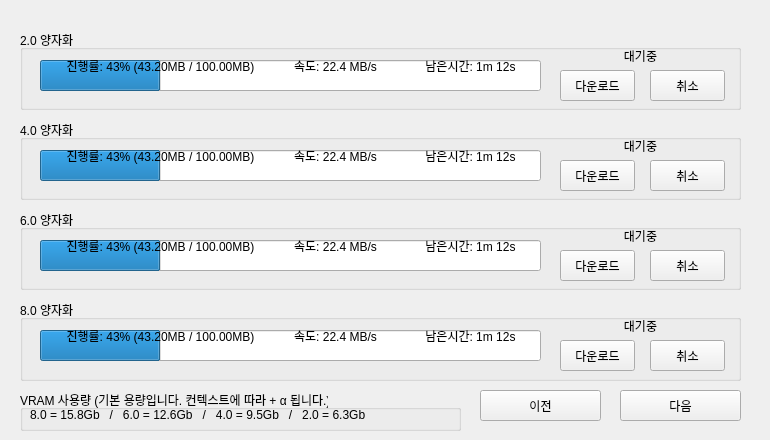
          <widget class="QWidget" name="tab_8">
           <attribute name="title">
            <string>Phi-4</string>
           </attribute>
           <widget class="QStackedWidget" name="Phi4StackedWidget">
            <property name="geometry">
             <rect>
              <x>0</x>
              <y>0</y>
              <width>761</width>
              <height>431</height>
             </rect>
            </property>
            <property name="styleSheet">
             <string notr="true"/>
            </property>
            <property name="currentIndex">
             <number>0</number>
            </property>
            <widget class="QWidget" name="page_7">
             <widget class="QGroupBox" name="groupBox_33">
              <property name="geometry">
               <rect>
                <x>20</x>
                <y>30</y>
                <width>721</width>
                <height>80</height>
               </rect>
              </property>
              <property name="title">
               <string>2.0 양자화</string>
              </property>
              <widget class="QProgressBar" name="Phi4_2_0ProgressBar">
               <property name="geometry">
                <rect>
                 <x>20</x>
                 <y>30</y>
                 <width>501</width>
                 <height>31</height>
                </rect>
               </property>
               <property name="value">
                <number>24</number>
               </property>
               <property name="textVisible">
                <bool>false</bool>
               </property>
              </widget>
              <widget class="QPushButton" name="Phi4_2_0CancelButton">
               <property name="geometry">
                <rect>
                 <x>630</x>
                 <y>40</y>
                 <width>75</width>
                 <height>31</height>
                </rect>
               </property>
               <property name="text">
                <string>취소</string>
               </property>
              </widget>
              <widget class="QLabel" name="Phi4_2_0SpeedLabel">
               <property name="geometry">
                <rect>
                 <x>260</x>
                 <y>20</y>
                 <width>111</width>
                 <height>31</height>
                </rect>
               </property>
               <property name="text">
                <string>속도: 22.4 MB/s</string>
               </property>
               <property name="alignment">
                <set>Qt::AlignCenter</set>
               </property>
              </widget>
              <widget class="QLabel" name="Phi4_2_0PercentLabel">
               <property name="geometry">
                <rect>
                 <x>30</x>
                 <y>20</y>
                 <width>221</width>
                 <height>31</height>
                </rect>
               </property>
               <property name="text">
                <string>진행률: 43% (43.20MB / 100.00MB)</string>
               </property>
               <property name="alignment">
                <set>Qt::AlignCenter</set>
               </property>
              </widget>
              <widget class="QLabel" name="Phi4_2_0EtaLabel">
               <property name="geometry">
                <rect>
                 <x>390</x>
                 <y>20</y>
                 <width>121</width>
                 <height>31</height>
                </rect>
               </property>
               <property name="text">
                <string>남은시간: 1m 12s</string>
               </property>
               <property name="alignment">
                <set>Qt::AlignCenter</set>
               </property>
              </widget>
              <widget class="QLabel" name="Phi4_2_0StatusLabel">
               <property name="geometry">
                <rect>
                 <x>540</x>
                 <y>10</y>
                 <width>161</width>
                 <height>31</height>
                </rect>
               </property>
               <property name="text">
                <string>대기중</string>
               </property>
               <property name="alignment">
                <set>Qt::AlignCenter</set>
               </property>
              </widget>
              <widget class="QPushButton" name="Phi4_2_0DownloadButton">
               <property name="geometry">
                <rect>
                 <x>540</x>
                 <y>40</y>
                 <width>75</width>
                 <height>31</height>
                </rect>
               </property>
               <property name="text">
                <string>다운로드</string>
               </property>
              </widget>
             </widget>
             <widget class="QGroupBox" name="groupBox_31">
              <property name="geometry">
               <rect>
                <x>20</x>
                <y>210</y>
                <width>721</width>
                <height>80</height>
               </rect>
              </property>
              <property name="title">
               <string>6.0 양자화</string>
              </property>
              <widget class="QProgressBar" name="Phi4_6_0ProgressBar">
               <property name="geometry">
                <rect>
                 <x>20</x>
                 <y>30</y>
                 <width>501</width>
                 <height>31</height>
                </rect>
               </property>
               <property name="value">
                <number>24</number>
               </property>
               <property name="textVisible">
                <bool>false</bool>
               </property>
              </widget>
              <widget class="QPushButton" name="Phi4_6_0CancelButton">
               <property name="geometry">
                <rect>
                 <x>630</x>
                 <y>40</y>
                 <width>75</width>
                 <height>31</height>
                </rect>
               </property>
               <property name="text">
                <string>취소</string>
               </property>
              </widget>
              <widget class="QLabel" name="Phi4_6_0SpeedLabel">
               <property name="geometry">
                <rect>
                 <x>260</x>
                 <y>20</y>
                 <width>111</width>
                 <height>31</height>
                </rect>
               </property>
               <property name="text">
                <string>속도: 22.4 MB/s</string>
               </property>
               <property name="alignment">
                <set>Qt::AlignCenter</set>
               </property>
              </widget>
              <widget class="QLabel" name="Phi4_6_0PercentLabel">
               <property name="geometry">
                <rect>
                 <x>30</x>
                 <y>20</y>
                 <width>221</width>
                 <height>31</height>
                </rect>
               </property>
               <property name="text">
                <string>진행률: 43% (43.20MB / 100.00MB)</string>
               </property>
               <property name="alignment">
                <set>Qt::AlignCenter</set>
               </property>
              </widget>
              <widget class="QLabel" name="Phi4_6_0EtaLabel">
               <property name="geometry">
                <rect>
                 <x>390</x>
                 <y>20</y>
                 <width>121</width>
                 <height>31</height>
                </rect>
               </property>
               <property name="text">
                <string>남은시간: 1m 12s</string>
               </property>
               <property name="alignment">
                <set>Qt::AlignCenter</set>
               </property>
              </widget>
              <widget class="QLabel" name="Phi4_6_0StatusLabel">
               <property name="geometry">
                <rect>
                 <x>540</x>
                 <y>10</y>
                 <width>161</width>
                 <height>31</height>
                </rect>
               </property>
               <property name="text">
                <string>대기중</string>
               </property>
               <property name="alignment">
                <set>Qt::AlignCenter</set>
               </property>
              </widget>
              <widget class="QPushButton" name="Phi4_6_0DownloadButton">
               <property name="geometry">
                <rect>
                 <x>540</x>
                 <y>40</y>
                 <width>75</width>
                 <height>31</height>
                </rect>
               </property>
               <property name="text">
                <string>다운로드</string>
               </property>
              </widget>
             </widget>
             <widget class="QGroupBox" name="groupBox_32">
              <property name="geometry">
               <rect>
                <x>20</x>
                <y>300</y>
                <width>721</width>
                <height>81</height>
               </rect>
              </property>
              <property name="title">
               <string>8.0 양자화</string>
              </property>
              <widget class="QProgressBar" name="Phi4_8_0ProgressBar">
               <property name="geometry">
                <rect>
                 <x>20</x>
                 <y>30</y>
                 <width>501</width>
                 <height>31</height>
                </rect>
               </property>
               <property name="value">
                <number>24</number>
               </property>
               <property name="textVisible">
                <bool>false</bool>
               </property>
              </widget>
              <widget class="QPushButton" name="Phi4_8_0CancelButton">
               <property name="geometry">
                <rect>
                 <x>630</x>
                 <y>40</y>
                 <width>75</width>
                 <height>31</height>
                </rect>
               </property>
               <property name="text">
                <string>취소</string>
               </property>
              </widget>
              <widget class="QLabel" name="Phi4_8_0SpeedLabel">
               <property name="geometry">
                <rect>
                 <x>260</x>
                 <y>20</y>
                 <width>111</width>
                 <height>31</height>
                </rect>
               </property>
               <property name="text">
                <string>속도: 22.4 MB/s</string>
               </property>
               <property name="alignment">
                <set>Qt::AlignCenter</set>
               </property>
              </widget>
              <widget class="QLabel" name="Phi4_8_0PercentLabel">
               <property name="geometry">
                <rect>
                 <x>30</x>
                 <y>20</y>
                 <width>221</width>
                 <height>31</height>
                </rect>
               </property>
               <property name="text">
                <string>진행률: 43% (43.20MB / 100.00MB)</string>
               </property>
               <property name="alignment">
                <set>Qt::AlignCenter</set>
               </property>
              </widget>
              <widget class="QLabel" name="Phi4_8_0EtaLabel">
               <property name="geometry">
                <rect>
                 <x>390</x>
                 <y>20</y>
                 <width>121</width>
                 <height>31</height>
                </rect>
               </property>
               <property name="text">
                <string>남은시간: 1m 12s</string>
               </property>
               <property name="alignment">
                <set>Qt::AlignCenter</set>
               </property>
              </widget>
              <widget class="QLabel" name="Phi4_8_0StatusLabel">
               <property name="geometry">
                <rect>
                 <x>540</x>
                 <y>10</y>
                 <width>161</width>
                 <height>31</height>
                </rect>
               </property>
               <property name="text">
                <string>대기중</string>
               </property>
               <property name="alignment">
                <set>Qt::AlignCenter</set>
               </property>
              </widget>
              <widget class="QPushButton" name="Phi4_8_0DownloadButton">
               <property name="geometry">
                <rect>
                 <x>540</x>
                 <y>40</y>
                 <width>75</width>
                 <height>31</height>
                </rect>
               </property>
               <property name="text">
                <string>다운로드</string>
               </property>
              </widget>
             </widget>
             <widget class="QGroupBox" name="groupBox_30">
              <property name="geometry">
               <rect>
                <x>20</x>
                <y>120</y>
                <width>721</width>
                <height>80</height>
               </rect>
              </property>
              <property name="title">
               <string>4.0 양자화</string>
              </property>
              <widget class="QProgressBar" name="Phi4_4_0ProgressBar">
               <property name="geometry">
                <rect>
                 <x>20</x>
                 <y>30</y>
                 <width>501</width>
                 <height>31</height>
                </rect>
               </property>
               <property name="value">
                <number>24</number>
               </property>
               <property name="textVisible">
                <bool>false</bool>
               </property>
              </widget>
              <widget class="QPushButton" name="Phi4_4_0CancelButton">
               <property name="geometry">
                <rect>
                 <x>630</x>
                 <y>40</y>
                 <width>75</width>
                 <height>31</height>
                </rect>
               </property>
               <property name="text">
                <string>취소</string>
               </property>
              </widget>
              <widget class="QLabel" name="Phi4_4_0SpeedLabel">
               <property name="geometry">
                <rect>
                 <x>260</x>
                 <y>20</y>
                 <width>111</width>
                 <height>31</height>
                </rect>
               </property>
               <property name="text">
                <string>속도: 22.4 MB/s</string>
               </property>
               <property name="alignment">
                <set>Qt::AlignCenter</set>
               </property>
              </widget>
              <widget class="QLabel" name="Phi4_4_0PercentLabel">
               <property name="geometry">
                <rect>
                 <x>30</x>
                 <y>20</y>
                 <width>221</width>
                 <height>31</height>
                </rect>
               </property>
               <property name="text">
                <string>진행률: 43% (43.20MB / 100.00MB)</string>
               </property>
               <property name="alignment">
                <set>Qt::AlignCenter</set>
               </property>
              </widget>
              <widget class="QLabel" name="Phi4_4_0EtaLabel">
               <property name="geometry">
                <rect>
                 <x>390</x>
                 <y>20</y>
                 <width>121</width>
                 <height>31</height>
                </rect>
               </property>
               <property name="text">
                <string>남은시간: 1m 12s</string>
               </property>
               <property name="alignment">
                <set>Qt::AlignCenter</set>
               </property>
              </widget>
              <widget class="QLabel" name="Phi4_4_0StatusLabel">
               <property name="geometry">
                <rect>
                 <x>540</x>
                 <y>10</y>
                 <width>161</width>
                 <height>31</height>
                </rect>
               </property>
               <property name="text">
                <string>대기중</string>
               </property>
               <property name="alignment">
                <set>Qt::AlignCenter</set>
               </property>
              </widget>
              <widget class="QPushButton" name="Phi4_4_0DownloadButton">
               <property name="geometry">
                <rect>
                 <x>540</x>
                 <y>40</y>
                 <width>75</width>
                 <height>31</height>
                </rect>
               </property>
               <property name="text">
                <string>다운로드</string>
               </property>
              </widget>
             </widget>
             <widget class="QGroupBox" name="groupBox_40">
              <property name="geometry">
               <rect>
                <x>20</x>
                <y>390</y>
                <width>441</width>
                <height>41</height>
               </rect>
              </property>
              <property name="title">
               <string>VRAM 사용량 (기본 용량입니다. 컨텍스트에 따라 + α 됩니다.)</string>
              </property>
              <widget class="QLabel" name="label_11">
               <property name="geometry">
                <rect>
                 <x>10</x>
                 <y>9</y>
                 <width>421</width>
                 <height>31</height>
                </rect>
               </property>
               <property name="text">
                <string>8.0 = 15.8Gb   /   6.0 = 12.6Gb   /   4.0 = 9.5Gb   /   2.0 = 6.3Gb</string>
               </property>
              </widget>
             </widget>
            </widget>
           </widget>
           <widget class="QPushButton" name="Phi4PrevButton">
            <property name="geometry">
             <rect>
              <x>480</x>
              <y>390</y>
              <width>121</width>
              <height>31</height>
             </rect>
            </property>
            <property name="text">
             <string>이전</string>
            </property>
           </widget>
           <widget class="QPushButton" name="Phi4NextButton">
            <property name="geometry">
             <rect>
              <x>620</x>
              <y>390</y>
              <width>121</width>
              <height>31</height>
             </rect>
            </property>
            <property name="text">
             <string>다음</string>
            </property>
           </widget>
          </widget>
